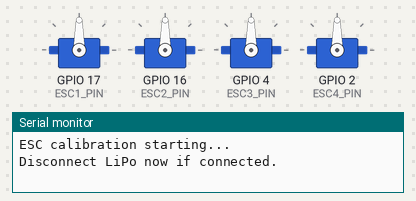
A sketch run on a simulated ESP32. On the bench: 4 × servo, the last lines printed to the serial monitor.

Above: at 0.1 s.
At 3.1 s:
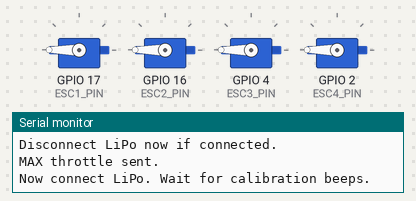
At 11.1 s:
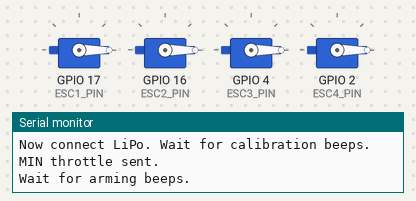
Timing chart, 0 to 12.6 s (numbered marks = the images above):
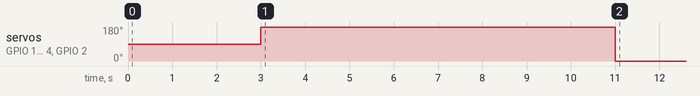

The sketch:

calibartion.ino
```cpp
#include <ESP32Servo.h>

Servo esc1, esc2, esc3, esc4;

// Bigger drone ESC pins
const int ESC1_PIN = 17;
const int ESC2_PIN = 16;
const int ESC3_PIN = 4;
const int ESC4_PIN = 2;

// Standard ESC pulse range
const int MIN_THROTTLE = 1000;
const int MAX_THROTTLE = 2000;

void setup() {
  Serial.begin(115200);

  esc1.setPeriodHertz(50);
  esc2.setPeriodHertz(50);
  esc3.setPeriodHertz(50);
  esc4.setPeriodHertz(50);

  esc1.attach(ESC1_PIN, 1000, 2000);
  esc2.attach(ESC2_PIN, 1000, 2000);
  esc3.attach(ESC3_PIN, 1000, 2000);
  esc4.attach(ESC4_PIN, 1000, 2000);

  Serial.println("ESC calibration starting...");
  Serial.println("Disconnect LiPo now if connected.");
  delay(3000);

  // Send maximum throttle
  esc1.writeMicroseconds(MAX_THROTTLE);
  esc2.writeMicroseconds(MAX_THROTTLE);
  esc3.writeMicroseconds(MAX_THROTTLE);
  esc4.writeMicroseconds(MAX_THROTTLE);

  Serial.println("MAX throttle sent.");
  Serial.println("Now connect LiPo. Wait for calibration beeps.");
  delay(8000);

  // Send minimum throttle
  esc1.writeMicroseconds(MIN_THROTTLE);
  esc2.writeMicroseconds(MIN_THROTTLE);
  esc3.writeMicroseconds(MIN_THROTTLE);
  esc4.writeMicroseconds(MIN_THROTTLE);

  Serial.println("MIN throttle sent.");
  Serial.println("Wait for arming beeps.");
  delay(8000);

  Serial.println("Calibration complete.");
}

void loop() {
  // Keep ESCs armed at minimum throttle
  esc1.writeMicroseconds(MIN_THROTTLE);
  esc2.writeMicroseconds(MIN_THROTTLE);
  esc3.writeMicroseconds(MIN_THROTTLE);
  esc4.writeMicroseconds(MIN_THROTTLE);
}
```
